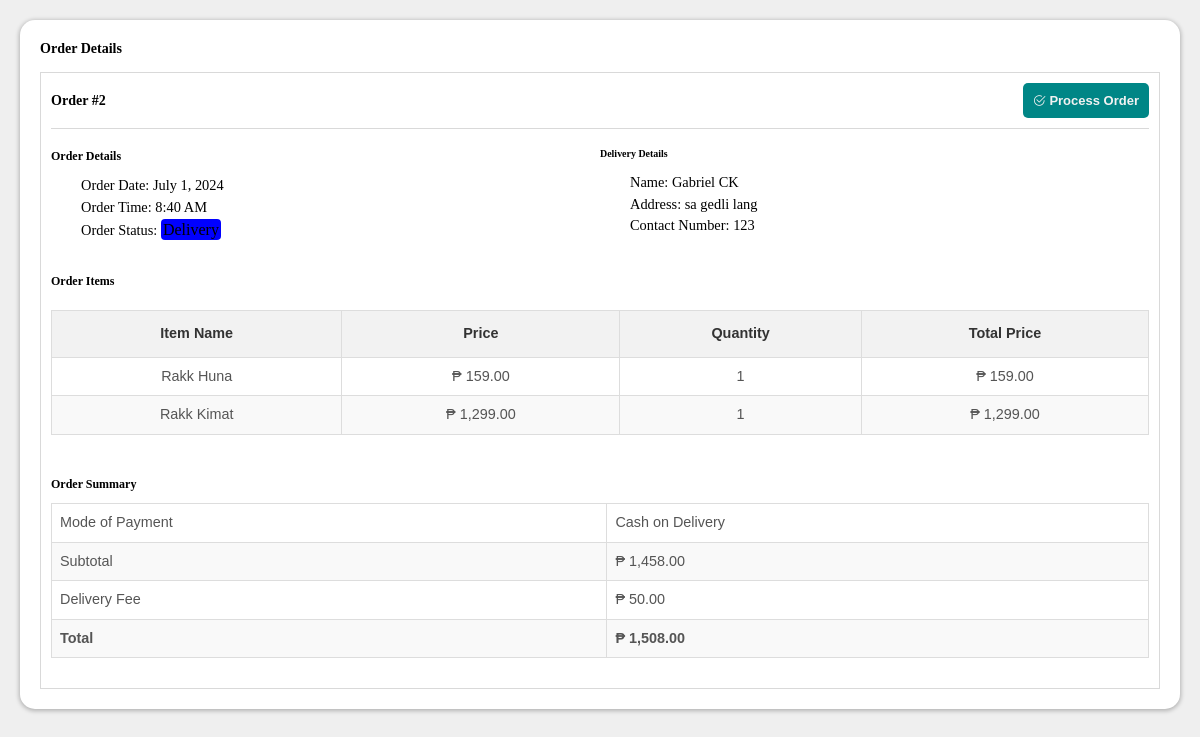
Screenshot of /admin/view_order2.php?id=2 with the database file from the repository.
### tables this page shows
CREATE TABLE `orders_prod` (
  `orderID` int(50) NOT NULL,
  `customerID` int(50) NOT NULL,
  `items` text NOT NULL,
  `shipID` int(50) NOT NULL,
  `payment` varchar(250) NOT NULL,
  `order_date` timestamp NOT NULL DEFAULT current_timestamp(),
  `status` varchar(100) NOT NULL,
  `total_amount` int(250) NOT NULL
);

CREATE TABLE `customerinfo` (
  `customerID` int(100) NOT NULL,
  `name` text NOT NULL,
  `email` varchar(250) NOT NULL,
  `contactNum` varchar(100) NOT NULL,
  `address` varchar(250) NOT NULL,
  `password` varchar(100) NOT NULL
);

CREATE TABLE `shipping` (
  `shipID` int(50) NOT NULL,
  `customerID` int(50) NOT NULL,
  `address` text NOT NULL
);

### admin/view_order2.php (the view, shortened to what this page needs)
<!DOCTYPE html>
<html lang="en">
<head>
    <link rel="stylesheet" href="css/dashboard.css">
    <link rel="stylesheet" href="../assets/font/inter.css">
    <link rel="stylesheet" href="../node_modules/bootstrap-icons/font/bootstrap-icons.css">
    <link rel="stylesheet" type="text/css" href="https://cdn.datatables.net/1.10.25/css/jquery.dataTables.css">
</head>
<body>
    <div class="dashboard-content">
        <?php
                        $servername = "localhost";
                        $username = "root";
                        $password = "";
                        $dbname = "th_db";
                        $conn = new mysqli($servername, $username, $password, $dbname);
                            $orderID = $_GET['id'];
                            $sql = "SELECT * FROM orders_prod where orderID = $orderID";
                            $results = $conn->query($sql);
                            $result = $conn->query($sql);
                            $rowz = $results->fetch_assoc();
                            $orderStatus = $rowz['status'];
                            function getBadgeClass($status) {
                                switch ($status) {
                                    case "delivery":
                                        return "badge custom1-warning";
                                }
                            }
                                $badgeClass = getBadgeClass($orderStatus);
                                $html = "<p  >Order Status: <span class=\"$badgeClass\" style= 'font-size:1rem;'>" . ucfirst($orderStatus) . "</span></p>";
                            $sql = "SELECT * FROM customerinfo where customerID = customerID";
                            $results = $conn->query($sql);
                            $rows = $results->fetch_assoc();
        ?>
        <div class="wrapper-dashboard">
            <div class="flex-parent">
                <h3>Order Details</h3>
            </div><br>
            <div class="card-body">
<div class="flex-container">
        <h3>Order #<?php echo $rowz['orderID']?></h3>
        <form action="" method="post">
            <button type="submit" class="button-link">
                <i class="bi bi-check2-circle"></i> Process Order
            </button>
        </form>
    </div><br>
                                        <div class="row">
                                            <div class="col-sm-6">
                                                <h4>Order Details</h4>
                                                <div style="padding:10px 0 0 30px">
                                                    <?php
                                                    $order_date = $rowz['order_date'];
                                                    $dateTime = new DateTime($order_date);
                                                    $orderDate = $dateTime->format('F j, Y');
                                                    $orderTime = $dateTime->format('g:i A');
                                                    ?>
                                                    <p>Order Date: <?php echo $orderDate; ?></p>
                                                    <p>Order Time: <?php echo $orderTime; ?></p>
                                                    <?php echo $html?>
                                                </div>
                                            </div>
                                            <div class="col-sm-6">
                                                <h5>Delivery Details</h5>
                                                <div style="padding:10px 0 0 30px">
                                                    <p>Name: <?php echo $rows['name']?></p>
                                                    <p>Address: <?php
                                                        $shipID = $rowz['shipID'];
                                                     $sql2 = "SELECT * FROM shipping where shipID = $shipID";
                                                    $resultz = $conn->query($sql2);
                                                    $rows2 = $resultz->fetch_assoc();
                                                    echo $rows2['address'];
                                                     ?></p>
                                                    <p>Contact Number: <?php
                                                        $customerID = $rowz['customerID'];
                                                     $sql2 = "SELECT * FROM customerinfo where customerID = $customerID";
                                                    $resultz = $conn->query($sql2);
                                                    $rows2 = $resultz->fetch_assoc();
                                                    echo $rows2['contactNum'];
                                                     ?></p>
                                                </div>
                                            </div>
                                        </div>
                                        <div class="row">
                                            <div class="col-sm-12" style="margin-top:30px;">
                                                <h4>Order Items</h4>
                                                <table class="table" style="text-align:center; font-size:0.9rem;">
                                                    <thead>
                                                        <tr>
                                                            <th>Item Name</th>
                                                            <th>Price</th>
                                                            <th>Quantity</th>
                                                            <th>Total Price</th>
                                                        </tr>
                                                    </thead>
                                                    <?php $totalOrderPrice = 0;
                                    if ($result->num_rows > 0) {
                                    while ($row = $result->fetch_assoc()) {
                                        if ($row['items'] !== null) {
                                            $items_data = json_decode($row['items'], true);
                                                foreach ($items_data as $item) {
                                                    $name = $item['name'];
                                                    $price = $item['price'];
                                                    $qty = $item['qty'];
                                                    $formattedPrice = number_format($price, 2);
                                                    $totalPrice = $item['totalPrice'];
                                                    $formattedTotalPrice = number_format($totalPrice, 2);
                                                    $totalOrderPrice += $totalPrice;
                                                    $formattedTotalOrderPrice= number_format($totalOrderPrice, 2);
                                                   echo' <tr>
                                                        <td>' . $name . '</td>
                                                        <td>₱ ' . $formattedPrice. '</td>
                                                        <td>' . $qty . '</td>
                                                        <td>₱ ' . $formattedTotalPrice . '</td>
                                                    </tr>';
                                                }
                                        } else {
                                            echo "'items' column is null";
                                        }
                                            }
                                        } else {
                                            echo "0 results";
                                        }
                                                   $deliveryFee = 50;
                                                    $formattedDeliveryFee = number_format($deliveryFee, 2);
                                                    $totalAmount = $totalOrderPrice + $deliveryFee;
                                                    $formattedtotalAmount = number_format($totalAmount, 2);
                                            ?>
                                                </table>
                                            </div>
                                        </div>
                                        <div class="row">
                                            <div class="col-sm-12" style="margin-top:20px;">
                                                <h4>Order Summary</h4>
                                                <table class="table" style="text-align:left; margin-top:10px; font-size:0.9rem;">
                                                    <tbody>
                                                        <tr class="subtotal" style="font-weight:500;">
                                                            <td>Mode of Payment</td>
                                                            <td>Cash on Delivery</td>
                                                        </tr>
                                                        <tr class="subtotal" style="font-weight:500;">
                                                            <td>Subtotal</td>
                                                            <td>₱ <?php echo $formattedTotalOrderPrice?></td>
                                                        </tr>
                                                        <tr class="lasttotal" style="font-weight:500;">
                                                            <td>Delivery Fee</td>
                                                            <td>₱
                                                                <?php echo $formattedDeliveryFee?></td>
                                                        </tr>
                                                        <tr class="total">
                                                            <td style="font-weight:bold;">Total</td>
                                                            <td style="font-weight:bold;">₱
                                                                <?php echo $formattedtotalAmount?></td>
                                                        </tr>
                                                    </tbody>
                                                </table>
                                            </div>
                                        </div>
                                    </div>
        </div>
    </div>
</body>
</html>

### admin/css/dashboard.css (style rules this page uses)
* { margin: 0; box-sizing: border-box; padding: 0; }
:root { --lightColor: #F5F5F5; --shadedColor: #E7E7E7; --darkModeNav: #292929; --darkBody: #5C5C5C; }
.dashboard-content { padding: 20px; font: 12px/normal 'Inter'; background-color: #EFEFEF; }
.wrapper-dashboard { width: 100%; height: auto; flex-shrink: 0; padding:20px; border-radius: 15px; background: #FFF; box-shadow: 0px 1px 4px 1px rgba(0, 0, 0, 0.25); }

### admin/view_order2.php (style rules this page uses)
.dashboard-content { width: 100%; padding: 20px; min-height: 100vh; }
.button-link { width: auto; height: auto; flex-shrink: 0; display: inline-block; font-size: 13px; text-align: center; text-decoration: none; color:#f2f2f2; padding:10px; margin-left:10px; font-weight:bold; border-radius:5px; background-color: #008686; border:none; cursor:pointer; }
.flex-parent { display: flex; align-items: center; justify-content: space-between; }
.flex-parent h3 { margin: 0; transition: transform 0.2s ease-in-out; display: flex; align-items: center; }
.table { width: 100%; border-collapse: collapse; text-align: center; margin: 20px 0; font-family: Arial, sans-serif; }
.table thead { background-color: #f2f2f2; color: #333; font-weight: bold; }
.table th, .table td { border: 1px solid #ddd; padding: 8px; }
.table th { padding-top: 12px; padding-bottom: 12px; }
.table tbody tr:nth-child(even) { background-color: #f9f9f9; }
.table tbody td { color: #555; }
.wrapper-dashboard { margin:0; }
.card-body { border:1px solid #d9d9d9; width:auto; padding:10px; margin: 0 auto; display: block; line-height:1.5; }
.card-body p { font-size:0.9rem; color:black; }
.col-sm-6 { box-sizing: border-box; }
@media (min-width: 576px) { .col-sm-6 { width: 50%; float: left; } }
.row::after { content: ""; display: table; clear: both; }
.flex-container { display: flex; align-items: center; justify-content: space-between; border-bottom:1px solid #d9d9d9; padding-bottom:10px; }
.flex-container form { margin: 0; }
.flex-container button { margin-left: 20px; }
.badge { padding: 2px; border-radius: 0.25em; font-size: 1rem; color: black; }
.custom1-warning { background-color: blue; }

### rows the page displays
orders_prod: orderID "2", order_date "July 1, 2024", order_date "8:40 AM", status "Delivery", name "Rakk Huna", formattedPrice "159.00", qty "1", formattedTotalPrice "159.00", name "Rakk Kimat", formattedPrice "1,299.00", formattedTotalPrice "1,299.00"
customerinfo: name "Gabriel CK", contactNum "123"
shipping: address "sa gedli lang"

### other values shown
$formattedTotalOrderPrice "1,458.00"
$formattedDeliveryFee "50.00"
$formattedtotalAmount "1,508.00"
